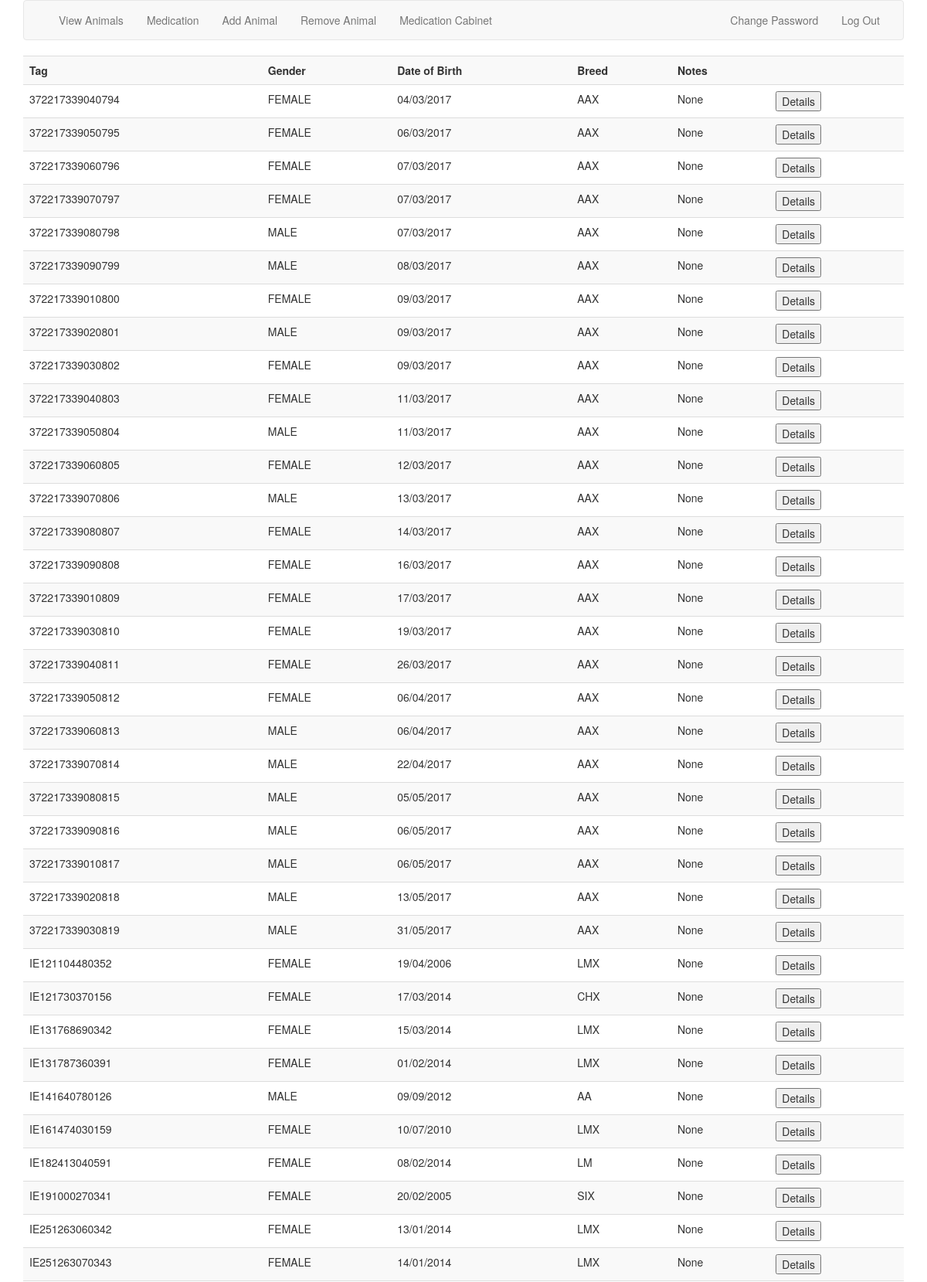
The app's page / (signed in, upper part) with its own data.
### tables this page shows
CREATE TABLE 'animals' ('user_id' INTEGER NOT NULL, 'animal_id' INTEGER PRIMARY KEY AUTOINCREMENT NOT NULL, 'tag' TEXT NOT NULL, 'gender' TEXT NOT NULL,'DOB' TEXT NOT NULL, 'breed' TEXT,'date_moved_in' TEXT,'TB_test_date' TEXT, 'notes' TEXT);

### application.py (the view)
@app.route("/", methods=["GET", "POST"])
@login_required
def animals():
    global first
    global tag
    if request.method=="POST" and first==False:
        tag= request.form["details"]
        first=True
        return animal_details()
    first=False
    info= db.execute("SELECT * FROM animals WHERE user_id=:id", id=session["user_id"])
    return render_template("animals.html", info=info )

### helpers.py (called while the page is built)
def login_required(f):
    @wraps(f)
    def decorated_function(*args, **kwargs):
        if session.get("user_id") is None:
            return redirect(url_for("login", next=request.url))
        return f(*args, **kwargs)
    return decorated_function

### templates/animals.html (shortened to what this page needs)
{% extends "layout.html" %}
{% block main %}
    <table class="table table-striped" style="width:100%">
      <tr>
        <th>Tag</th>
        <th>Gender</th>
        <th>Date of Birth</th>
        <th>Breed</th>
        <th>Notes</th>
        <th> </th>
      </tr>
    {% for data in info %}
      <tr>
        <td>{{ data.tag }}</td>
        <td>{{ data.gender }}</td>
        <td>{{ data.DOB  }}</td>
        <td>{{ data.breed }}</td>
        <td>{{ data.notes }}</td>
        <td>
          <form action = "{{url_for('animals')}}" method = "post">
            <button  type="submit" name=details value= {{data.tag}} >Details</button>
          </form>
        </td>
      </tr>
    {% endfor %}
{% endblock %}

### templates/layout.html (shortened to what this page needs)
<!DOCTYPE html>
<html lang="en">
    <head>
        <link href="https://maxcdn.bootstrapcdn.com/bootstrap/3.3.7/css/bootstrap.min.css" rel="stylesheet"/>
        <link href="{{ url_for('static', filename='styles.css') }}" rel="stylesheet"/>
    </head>
    <body>
        <div class="container">
            <nav class="navbar navbar-default">
                <div class="container-fluid">
                    <div class="collapse navbar-collapse" id="navbar">
                        {% if session.user_id %}
                            <ul class="nav navbar-nav">
                                <li><a href="{{ url_for('animals') }}">View Animals</a></li>
                                <li><a href="{{ url_for('medication') }}">Medication</a></li>
                                <li><a href="{{ url_for('add') }}">Add Animal</a></li>
                                <li><a href="{{ url_for('remove') }}">Remove Animal</a></li>
                                <li><a href="{{ url_for('medication_cabinet') }}">Medication Cabinet</a></li>
                            </ul>
                            <ul class="nav navbar-nav navbar-right">
                                <li><a href="{{ url_for('change_password') }}">Change Password</a></li>
                                <li><a href="{{ url_for('logout') }}">Log Out</a></li>
                            </ul>
                        {% else %}
                            <ul class="nav navbar-nav navbar-right">
                                <li><a href="{{ url_for('register') }}">Register</a></li>
                                <li><a href="{{ url_for('login') }}">Log In</a></li>
                            </ul>
                        {% endif %}
                    </div>
                </div>
            </nav>
            <main>
                {% block main %}{% endblock %}
            </main>
        </div>
    </body>
</html>

### static/styles.css (style rules this page uses)
.container { margin-left: auto; margin-right: auto; text-align: center; }
main td { text-align: left; }

### records on screen
animals: tag "372217339040794", gender "FEMALE", DOB "04/03/2017", breed "AAX", notes "None"
animals: tag "372217339050795", gender "FEMALE", DOB "06/03/2017", breed "AAX", notes "None"
animals: tag "372217339060796", gender "FEMALE", DOB "07/03/2017", breed "AAX", notes "None"
animals: tag "372217339070797", gender "FEMALE", DOB "07/03/2017", breed "AAX", notes "None"
animals: tag "372217339080798", gender "MALE", DOB "07/03/2017", breed "AAX", notes "None"
animals: tag "372217339090799", gender "MALE", DOB "08/03/2017", breed "AAX", notes "None"
animals: tag "372217339010800", gender "FEMALE", DOB "09/03/2017", breed "AAX", notes "None"
animals: tag "372217339020801", gender "MALE", DOB "09/03/2017", breed "AAX", notes "None"
animals: tag "372217339030802", gender "FEMALE", DOB "09/03/2017", breed "AAX", notes "None"
animals: tag "372217339040803", gender "FEMALE", DOB "11/03/2017", breed "AAX", notes "None"
animals: tag "372217339050804", gender "MALE", DOB "11/03/2017", breed "AAX", notes "None"
animals: tag "372217339060805", gender "FEMALE", DOB "12/03/2017", breed "AAX", notes "None"
animals: tag "372217339070806", gender "MALE", DOB "13/03/2017", breed "AAX", notes "None"
animals: tag "372217339080807", gender "FEMALE", DOB "14/03/2017", breed "AAX", notes "None"
animals: tag "372217339090808", gender "FEMALE", DOB "16/03/2017", breed "AAX", notes "None"
animals: tag "372217339010809", gender "FEMALE", DOB "17/03/2017", breed "AAX", notes "None"
animals: tag "372217339030810", gender "FEMALE", DOB "19/03/2017", breed "AAX", notes "None"
animals: tag "372217339040811", gender "FEMALE", DOB "26/03/2017", breed "AAX", notes "None"
animals: tag "372217339050812", gender "FEMALE", DOB "06/04/2017", breed "AAX", notes "None"
animals: tag "372217339060813", gender "MALE", DOB "06/04/2017", breed "AAX", notes "None"
animals: tag "372217339070814", gender "MALE", DOB "22/04/2017", breed "AAX", notes "None"
animals: tag "372217339080815", gender "MALE", DOB "05/05/2017", breed "AAX", notes "None"
animals: tag "372217339090816", gender "MALE", DOB "06/05/2017", breed "AAX", notes "None"
animals: tag "372217339010817", gender "MALE", DOB "06/05/2017", breed "AAX", notes "None"
animals: tag "372217339020818", gender "MALE", DOB "13/05/2017", breed "AAX", notes "None"
animals: tag "372217339030819", gender "MALE", DOB "31/05/2017", breed "AAX", notes "None"
animals: tag "IE121104480352", gender "FEMALE", DOB "19/04/2006", breed "LMX", notes "None"
animals: tag "IE121730370156", gender "FEMALE", DOB "17/03/2014", breed "CHX", notes "None"
animals: tag "IE131768690342", gender "FEMALE", DOB "15/03/2014", breed "LMX", notes "None"
animals: tag "IE131787360391", gender "FEMALE", DOB "01/02/2014", breed "LMX", notes "None"
animals: tag "IE141640780126", gender "MALE", DOB "09/09/2012", breed "AA", notes "None"
animals: tag "IE161474030159", gender "FEMALE", DOB "10/07/2010", breed "LMX", notes "None"
animals: tag "IE182413040591", gender "FEMALE", DOB "08/02/2014", breed "LM", notes "None"
animals: tag "IE191000270341", gender "FEMALE", DOB "20/02/2005", breed "SIX", notes "None"
animals: tag "IE251263060342", gender "FEMALE", DOB "13/01/2014", breed "LMX", notes "None"
animals: tag "IE251263070343", gender "FEMALE", DOB "14/01/2014", breed "LMX", notes "None"
